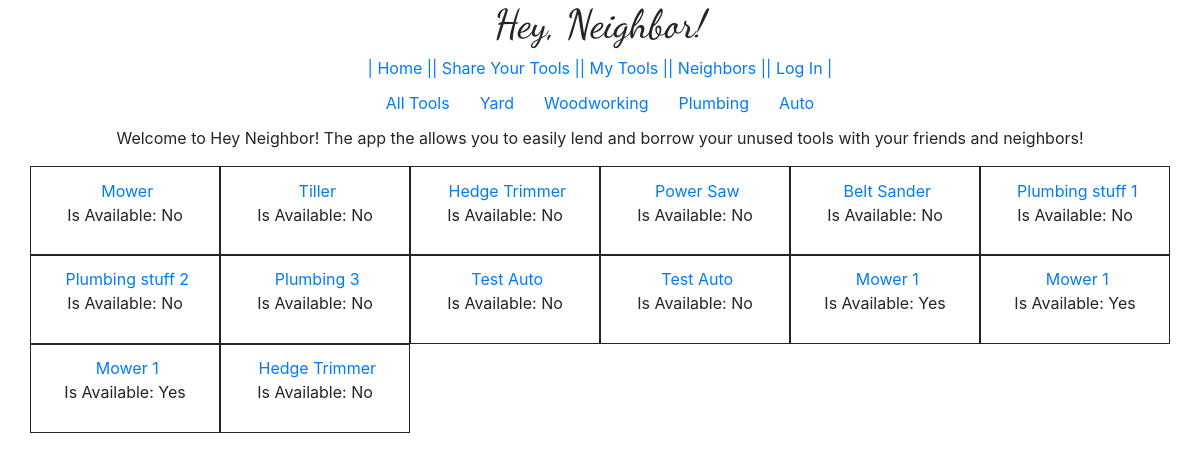
/, run on an earlier commit of the app's database.
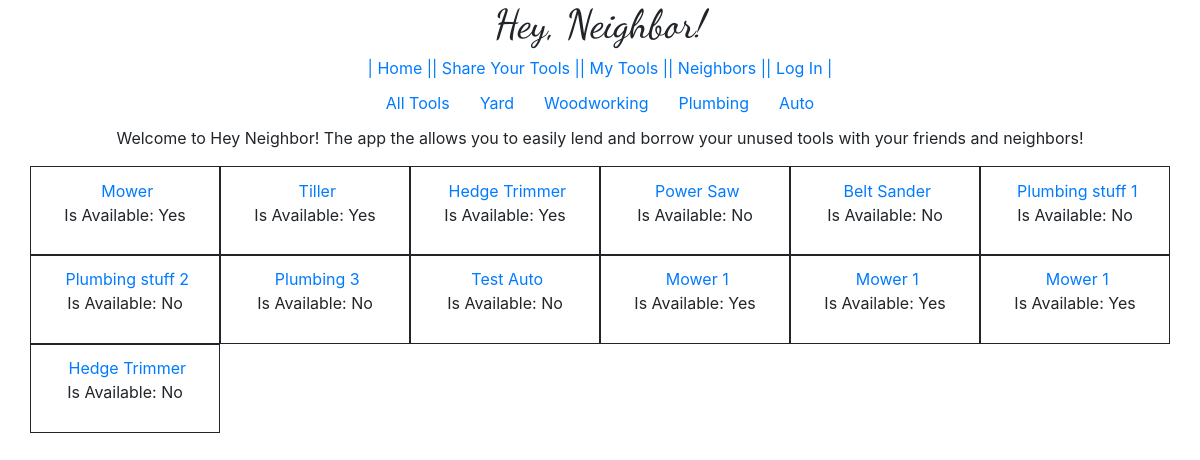
And on a later commit of the database.
### hey_neighbor/models.py (models this page shows, shortened)
class Tool(models.Model):
    AVAILABLE_TYPES = [
    ('YARD', 'Yard'),
    ('WOODWORKING', 'Woodworking'),
    ('PLUMBING', 'Plumbing'),
    ('AUTO', 'Auto')
    ]
    owner = models.ForeignKey(User, on_delete=models.CASCADE)
    tool = models.CharField(max_length=255, default='')
    types = models.CharField(max_length=255, choices=AVAILABLE_TYPES, default='YARD')
    date_posted = models.DateTimeField('Date Posted', default=timezone.now)
    availability = models.BooleanField(default=False)

### hey_neighbor/views.py (the view)
# urls.py: path('', views.IndexView.as_view(), name='index'),
class IndexView(generic.ListView):
    template_name = 'hey_neighbor/index.html'
    def get_queryset(self):
        if 'selection' in self.kwargs:
            tools = Tool.objects.filter(types=self.kwargs['selection'].upper())
        else:
            tools = Tool.objects.all()
        context = {
            'tools': tools,
            'headings': ['Yard', 'Woodworking', 'Plumbing', 'Auto']
        }
        return context

### hey_neighbor/templates/hey_neighbor/index.html (shortened to what this page needs)
{% extends 'hey_neighbor/base.html' %}
{% block content %}
<div class='navs row justify-content-center'>
  <a href="{% url 'hey_neighbor:index' %}"><span class='col-sm-2'>All Tools </span></a>
{% for heading in object_list.headings %}
  <a href="{% url 'hey_neighbor:selection' heading %}"><span class='col-sm-2'>{{heading.capitalize}} </span></a>
{% endfor %}
</div>
<div class='row justify-content-center'>
  <p> Welcome to Hey Neighbor! The app the allows you to easily lend and borrow your unused tools with your friends and neighbors!</p>
</div>
<div class='row'>
{% if object_list %}
{% for object in object_list.tools %}
  <section class='posting col-md-2'>
    <a href="{% url 'hey_neighbor:detail' object.pk %}" for='choice{{forloop.counter}}'>{{object.tool}}</a>
    {% if object.availability == True %}
    <p> Is Available: Yes</p>
    {% else %}
    <p> Is Available: No</p>
    {% endif %}
  </section>
{% endfor %}
{% else %}
</div>
<p>There was an issue</p>
{% endif %}
{% endblock %}

What changed in the data, as far as the page shows it:
removed Tool: tool "Test Auto", availability "Is Available: No"
changed Tool "Mower": availability "Is Available: No" → "Is Available: Yes"
changed Tool "Tiller": availability "Is Available: No" → "Is Available: Yes"
changed Tool (number 3 of 13 on the later page): availability "Is Available: No" → "Is Available: Yes"
